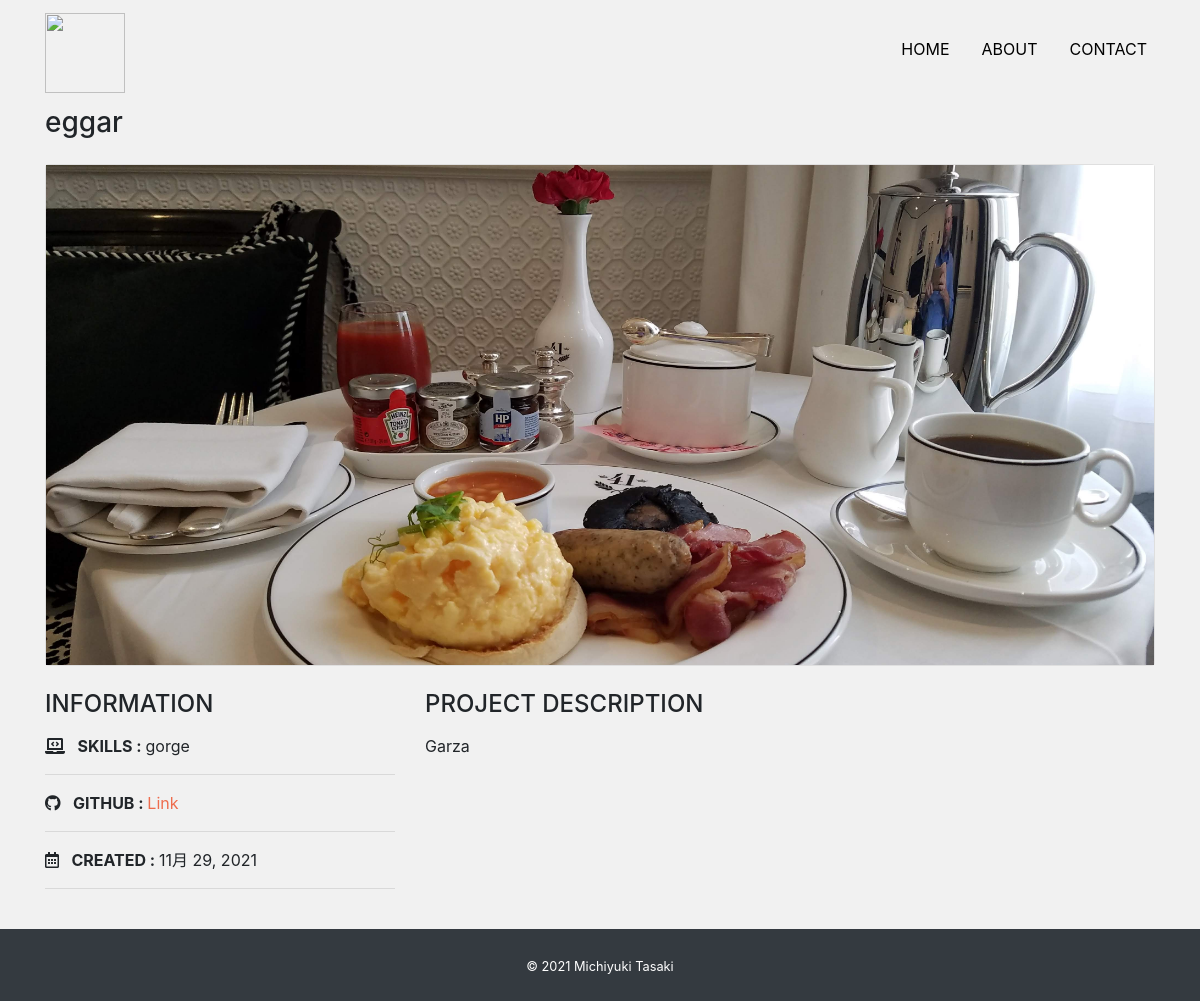
/detail/4/, run on the app's committed database.
### app/models.py (models this page shows, shortened)
class Work(models.Model):
    title = models.CharField('タイトル', max_length=100)
    image = models.ImageField(upload_to='images', verbose_name='イメージ画像')
    thumbnail = models.ImageField(upload_to='images', verbose_name='サムネイル', null=True, blank=True)
    skill = models.CharField('スキル', max_length=100)
    url = models.CharField('URL', max_length=100, null=True, blank=True)
    created = models.DateField('作成日時')
    description = models.TextField('説明')

### app/views.py (the view)
# urls.py: path('detail/<int:pk>/', views.DetailView.as_view(), name='detail'),
class DetailView(View):
    def get(self, request, *args, **kwargs):
        work_data = Work.objects.get(id=self.kwargs['pk'])
        return render(request, 'app/detail.html', {
            'work_data': work_data
        })

### app/templates/app/detail.html
{% extends "app/base.html" %} {% block content %}
<h3 class="mb-4">{{ work_data.title }}</h3>
<div class="card top mb-4">
  <img src="{{ work_data.image.url }}" alt="" />
</div>
<div class="row">
  <div class="col-sm-4 mb-4">
    <h4 class="mb-3">INFORMATION</h4>
    <p>
      <i class="fas fa-laptop-code mr-2"></i>
      <span class="font-weight-bolder">SKILLS : </span>
      {{ work_data.skill }}
    </p>
    <hr />
    <p>
      <i class="fab fa-github mr-2"></i>
      <span class="font-weight-bolder">GITHUB : </span>
      {% if work_data.url %}
      <a class="link-color" href="{{ work_data.url }}" target="_blank">Link</a>
      {% else %} Private {% endif %}
    </p>
    <hr />
    <p>
      <i class="far fa-calendar-alt mr-2"></i>
      <span class="font-weight-bolder">CREATED : </span>
      {{ work_data.created }}
    </p>
    <hr />
  </div>
  <div class="col-sm-8 mb-5">
    <h4 class="mb-3">PROJECT DESCRIPTION</h4>
    <p>{{ work_data.description|linebreaksbr }}</p>
  </div>
</div>
{% endblock %}

### app/static/css/style.css (style rules this page uses)
* { margin: 0; padding: 0; box-sizing: border-box; }
body { background: #f1f1f1; display: flex; flex-flow: column; min-height: 100vh; }
.top img { object-fit: cover; height: 500px; }
.link-color { color: #ee6c4d; }

### data on the page
Work: title "eggar", image (picture), skill "gorge", created "11月 29, 2021", description "Garza"
